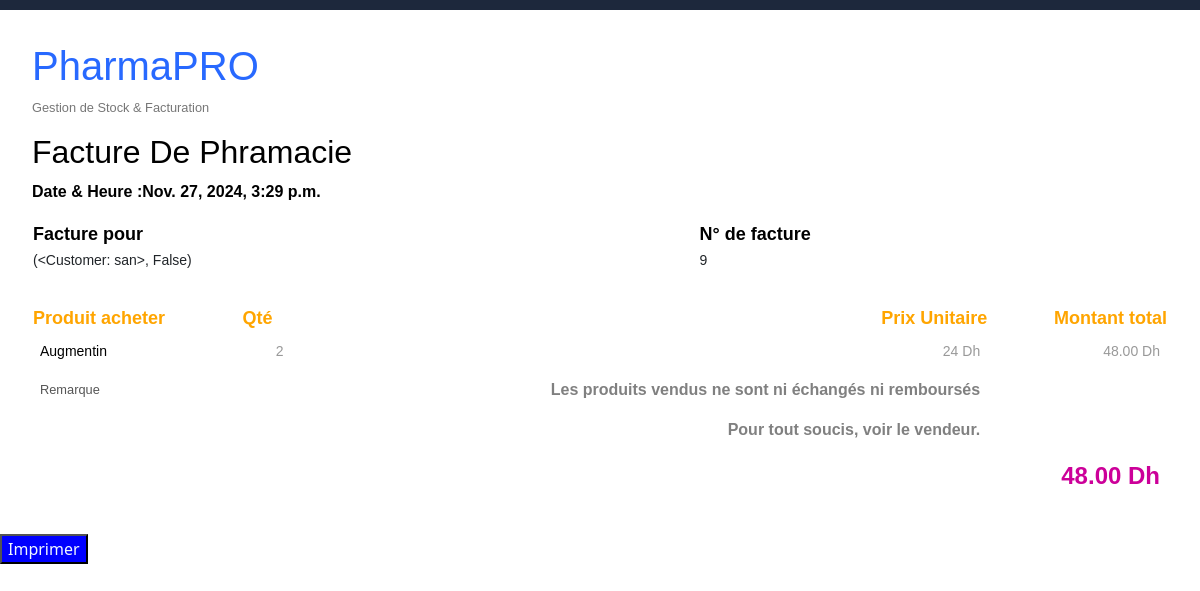
The app's page /facture/9/ with its own data.
### Produits/models.py (models this page shows, shortened)
class Vente(models.Model):
    produit= models.ForeignKey(Produits, on_delete= models.CASCADE)
    sale_date= models.DateTimeField(auto_now_add=True)
    quantite= models.PositiveBigIntegerField()
    customer= models.CharField(max_length=100)
    total_amount= models.DecimalField(max_digits= 10, decimal_places=2)

class Produits(models.Model):
    name = models.CharField(max_length= 100 )
    category= models.ForeignKey(Categories, on_delete=models.CASCADE)
    price = models.IntegerField()
    quantite= models.PositiveBigIntegerField(default=0)
    description= models.TextField()
    date_ajout= models.DateTimeField(auto_now_add=True)
    date_expiration= models.DateField()
    image= models.ImageField(null=True, blank=True,upload_to='media/')
    class Meta:
        ordering= ['-date_ajout']
    def __str__(self):
        return self.name

### Produits/views.py (the view)
# urls.py: path('facture/<int:sale_id>/',Facture,name='facture'),
def Facture(request, sale_id):
    sale = get_object_or_404(Vente, id = sale_id)
    customer = sale.customer
    produit = sale.produit
    quantite = sale.quantite
    price = sale.produit.price,
    sale_date = sale.sale_date
    total_amount = sale.total_amount
    context = {
        'sale': sale,
        'customer' : customer,
        'produit' : produit,
        'quantite' : quantite,
        'sale_date' : sale_date,
        'id' : sale.id,
        'prix_unitaire' : produit.price,
        'total_amount' : total_amount,
    }
    return render (request, 'facture-client.html', context)

### Produits/templates/facture-client.html (shortened to what this page needs)
{% load static %}
<!DOCTYPE html>
<html lang="en">
<head>
  <link rel="stylesheet" href="{% static 'styleFacture.css' %}">
  <link rel="stylesheet" href="{% static 'bootstrap.min.css' %}">
</head>
<body>
  <main>
    <h1 style="color: #2869ff;">PharmaPRO</h1>
    <p>Gestion de Stock & Facturation</p>
    <h2 style="color: black">Facture De Phramacie</h2>
    <p><time>Date & Heure :{{sale_date}} </time></p>
    <table class="client">
      <tr>
        <th>Facture pour</th>
        <th>N° de facture</th>
      </tr>
      <tr>
        <td>{{customer}}</td>
        <td>{{id}}</td>
      </tr>
    </table>
    <table class="description">
      <tbody>
        <tr>
          <th>Produit acheter </th>
          <th>Qté</th>
          <th>Prix Unitaire</th>
          <th>Montant total</th>
        </tr>
        <tr>
          <td>{{produit}}</td>
          <td> {{quantite}}</td>
          <td> {{prix_unitaire}} Dh</td>
          <td>{{total_amount}} Dh</td>
        </tr>
      </tbody>
        <tfoot>
          <tr>
            <td colspan="2">Remarque</td>
            <td style="color: gray;">Les produits vendus ne sont ni échangés ni remboursés </td>
          </tr>
          <tr>
            <td colspan="3" style="color: gray;">Pour tout soucis, voir le vendeur.</td>
          </tr>
          <tr>
            <td colspan="4">{{total_amount}} Dh</td>
          </tr>
        </tfoot>
      </table>
  </main>
  <button id="print-button" style="background-color: blue; color: aliceblue;">Imprimer</button>
</body>
</html>

### Produits/static/styleFacture.css (style rules this page uses)
body { margin:0; border-top: 10px solid #1d283c; }
main { margin: 2rem; }
h1 { color: #1d283c; margin: 0; margin-top: 1rem; font-family: "Helvetica", Helvetica, Arial, sans-serif; }
h2 { margin:0; margin-top: 2rem; color: #cc0099; font-size: 3rem; font-family: "Helvetica", Helvetica, Arial, sans-serif; }
p { font-size: 0.8rem; color: #777; margin:0; font-family: "Helvetica", Helvetica, Arial, sans-serif; }
time { margin:0; margin-left: 0; font-size:1rem; font-weight: 600; color: black; }
.client th { font-size: 18px; color: black; font-family: "Helvetica", Helvetica, Arial, sans-serif; }
.description th { font-size: 18px; color: orange; font-family: "Helvetica", Helvetica, Arial, sans-serif; }
td { border: 0px solid red; }
.client td { border: 0px; font-size: 14px; }
table { font-family: "Helvetica", Helvetica, Arial, sans-serif; margin-top: 1rem; width: 100%; }
th { font-size: 1.rem; }
.description tr:nth-child(odd):not(:first-child) { background-color: #eee; }
.client th:nth-child(2) { text-align: left; }
.client th:nth-child(1) { text-align: left; }
.description { font-size: 14px; border-collapse: collapse; }
.description td { padding:0.5rem; color: #999; }
.description td:first-child { color: black; }
.description tfoot td:first-child { background-color: white; }
.description td:nth-child(1) { text-align: left; }
.description td:nth-child(2) { text-align: right; }
.description td:nth-child(3) { text-align: right; }
.description td:nth-child(4) { text-align: right; }
.description th:nth-child(1) { text-align: left; }
.description th:nth-child(2) { text-align: left; }
.description th:nth-child(3) { text-align: right; }
.description th:nth-child(4) { text-align: right; }
tfoot { font-size: 10px; }
tfoot tr:first-child td:first-child { color: #555; font-size:0.8rem; }
tfoot tr:first-child td:last-child { font-size: 1rem; color: black; font-weight: 600; }
tfoot tr:first-child td:nth-child(2) { font-size: 1rem; color: blue; font-weight: 600; }
tfoot tr:nth-child(2) td:nth-child(1) { font-size: 1rem; text-align: right; color: blue; font-weight: 600; }
tfoot tr:last-child td:last-child { text-align: right; font-size: 1.5rem; font-weight: 600; margin:0; color: #cc0099; font-family: "Helvetica", Helvetica, Arial, sans-serif; }
tbody { border-bottom: 1px solid #888; }

### records on screen
Vente: sale_date "Nov. 27, 2024, 3:29 p.m.", customer "(<Customer: san>, False)", total_amount "48.00"
Produits: name "Augmentin"

### other values on screen
{{ id }} "9"
{{ quantite }} "2"
{{ prix_unitaire }} "24"
